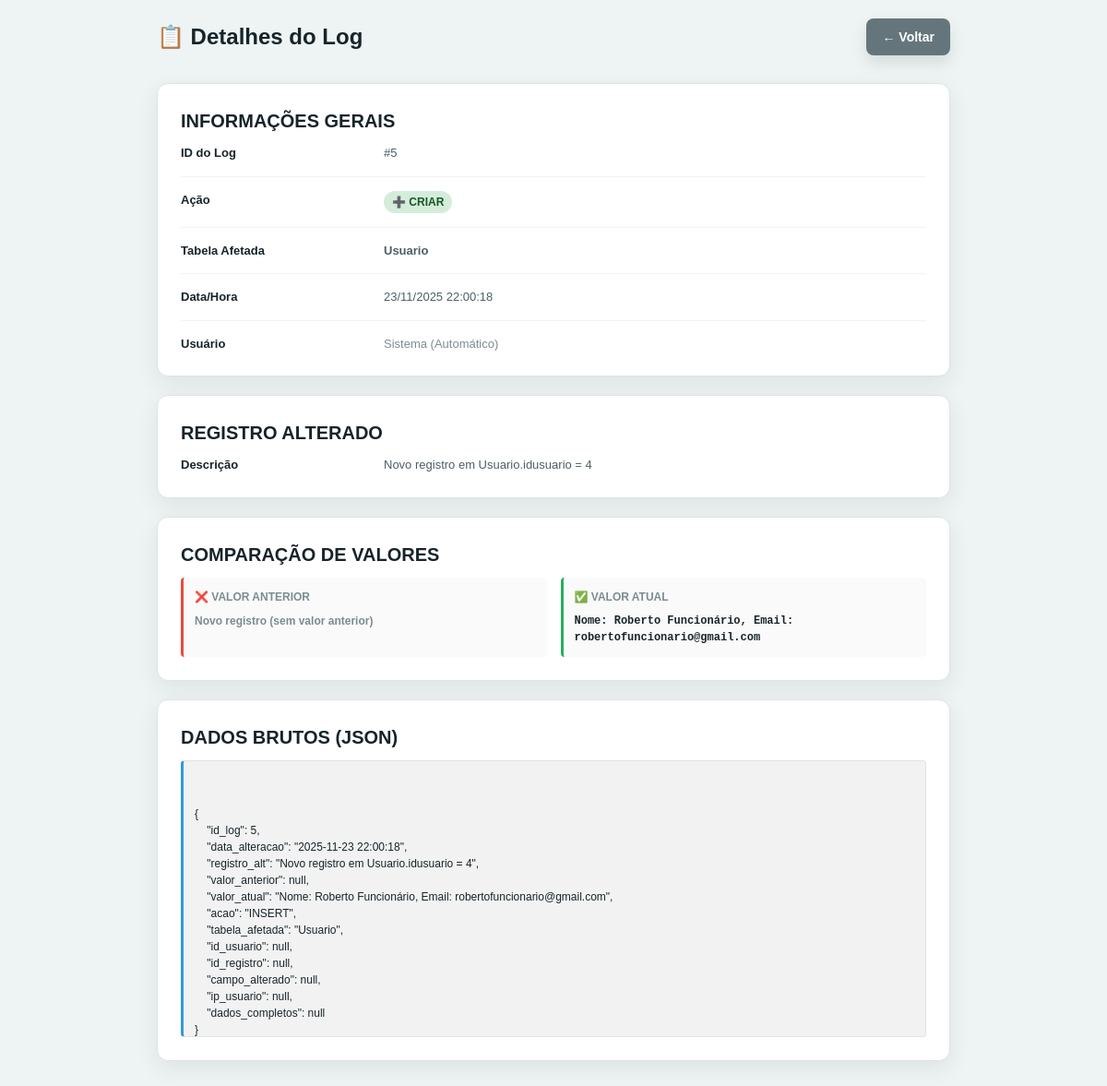
/logs.php?action=show&id=5 (signed in), run on the app's committed database.
### tables this page shows
CREATE TABLE IF NOT EXISTS `log` (
  `id_log` int(11) NOT NULL,
  `data_alteracao` datetime DEFAULT NULL,
  `registro_alt` varchar(255) DEFAULT NULL,
  `valor_anterior` longtext DEFAULT NULL,
  `valor_atual` longtext DEFAULT NULL,
  `acao` varchar(50) DEFAULT NULL,
  `tabela_afetada` varchar(100) DEFAULT NULL,
  `id_usuario` int(11) DEFAULT NULL,
  `id_registro` int(11) DEFAULT NULL,
  `campo_alterado` varchar(255) DEFAULT NULL,
  `ip_usuario` varchar(45) DEFAULT NULL,
  `dados_completos` longtext DEFAULT NULL
);

### app/Controllers/LogController.php (called while the page is built, shortened)
<?php
class LogController extends BaseController {
    private $logModel;
    public function __construct() {
        $this->logModel = new Log();
    }
    public function show() {
        $logId = $_GET['id'] ?? null;
        $log = $this->logModel->findById($logId);
        $usuario = null;
        $data = [
            'log' => $log,
            'usuario' => $usuario
        ];
        return view('logs/show', $data);
    }
}

### app/Config/Database.php (called while the page is built, shortened)
<?php
class Database {
    private static $host = 'localhost';
    private static $dbname = 'criancafeliz';
    private static $username = 'root';
    private static $password = '';
    private static $charset = 'utf8mb4';
    private static $pdo = null;
    public static function getConnection() {
        if (self::$pdo === null) {
            try {
                $host = getenv('DB_HOST') ?: self::$host;
                $port = getenv('DB_PORT') ?: null;
                $dbname = getenv('DB_NAME') ?: self::$dbname;
                $username = getenv('DB_USER') ?: self::$username;
                $password = getenv('DB_PASS') !== false ? getenv('DB_PASS') : self::$password;
                $charset = getenv('DB_CHARSET') ?: self::$charset;
                $dsn = "mysql:host=" . $host . ($port ? ";port=" . $port : "") . ";dbname=" . $dbname . ";charset=" . $charset;
                $options = [
                    PDO::ATTR_ERRMODE            => PDO::ERRMODE_EXCEPTION,
                    PDO::ATTR_DEFAULT_FETCH_MODE => PDO::FETCH_ASSOC,
                    PDO::ATTR_EMULATE_PREPARES   => false
                ];
                if (defined('Pdo\Mysql::ATTR_INIT_COMMAND')) {
                    $options[constant('Pdo\Mysql::ATTR_INIT_COMMAND')] = "SET NAMES utf8mb4";
                } elseif (defined('PDO::MYSQL_ATTR_INIT_COMMAND')) {
                    $options[constant('PDO::MYSQL_ATTR_INIT_COMMAND')] = "SET NAMES utf8mb4";
                }
                self::$pdo = new PDO($dsn, $username, $password, $options);
            } catch (PDOException $e) {
                error_log('❌ ERRO ao conectar ao banco: ' . $e->getMessage());
                throw new Exception('Erro ao conectar ao banco de dados: ' . $e->getMessage());
            }
        }
        return self::$pdo;
    }
}

### app/Models/BaseModel.php (called while the page is built, shortened)
<?php
abstract class BaseModel {
    protected $table;
    protected $primaryKey = 'id';
    protected $pdo;
    public function __construct($table, $primaryKey = 'id') {
        $this->table = $table;
        $this->primaryKey = $primaryKey;
        $this->pdo = Database::getConnection();
    }
    public function findById($id) {
        $stmt = $this->pdo->prepare("SELECT * FROM {$this->table} WHERE {$this->primaryKey} = ?");
        $stmt->execute([$id]);
        return $stmt->fetch();
    }
}

### app/Views/logs/show.php (the view, shortened to what this page needs)
<!DOCTYPE html>
<html lang="pt-BR">
<head>
    <link rel="stylesheet" href="css/style.css">
</head>
<body>
    <div class="log-detail-container">
        <div class="log-detail-header">
            <h1>📋 Detalhes do Log</h1>
            <a href="logs.php" class="btn-back">← Voltar</a>
        </div>
        <div class="log-detail-card">
            <div class="log-detail-section">
                <div class="log-detail-title">Informações Gerais</div>
                <div class="log-detail-row">
                    <div class="log-detail-label">ID do Log</div>
                    <div class="log-detail-value">#<?php echo $log['id_log']; ?></div>
                </div>
                <div class="log-detail-row">
                    <div class="log-detail-label">Ação</div>
                    <div class="log-detail-value">
                        <span class="badge <?php echo strtolower($log['acao']); ?>">
                            <?php
                            $acaoLabel = [
                                'INSERT' => '➕ Criar',
                                'UPDATE' => '✏️ Editar',
                                'DELETE' => '🗑️ Deletar'
                            ];
                            echo $acaoLabel[$log['acao']] ?? $log['acao'];
                            ?>
                        </span>
                    </div>
                </div>
                <div class="log-detail-row">
                    <div class="log-detail-label">Tabela Afetada</div>
                    <div class="log-detail-value">
                        <strong><?php echo htmlspecialchars($log['tabela_afetada']); ?></strong>
                    </div>
                </div>
                <div class="log-detail-row">
                    <div class="log-detail-label">Data/Hora</div>
                    <div class="log-detail-value">
                        <?php echo date('d/m/Y H:i:s', strtotime($log['data_alteracao'])); ?>
                    </div>
                </div>
                <div class="log-detail-row">
                    <div class="log-detail-label">Usuário</div>
                    <div class="log-detail-value">
                        <?php
                        if ($usuario) {
                            echo htmlspecialchars($usuario['nome']) . ' (' . htmlspecialchars($usuario['email']) . ')';
                        } else {
                            echo '<span style="color: var(--text-muted);">Sistema (Automático)</span>';
                        }
                        ?>
                    </div>
                </div>
            </div>
        </div>
        <div class="log-detail-card">
            <div class="log-detail-section">
                <div class="log-detail-title">Registro Alterado</div>
                <div class="log-detail-row">
                    <div class="log-detail-label">Descrição</div>
                    <div class="log-detail-value">
                        <?php echo htmlspecialchars($log['registro_alt']); ?>
                    </div>
                </div>
            </div>
        </div>
        <?php if ($log['valor_anterior'] || $log['valor_atual']): ?>
            <div class="log-detail-card">
                <div class="log-detail-section">
                    <div class="log-detail-title">Comparação de Valores</div>
                    <div class="comparison">
                        <div class="comparison-item comparison-old">
                            <div class="comparison-label">❌ Valor Anterior</div>
                            <div class="comparison-value">
                                <?php
                                if ($log['valor_anterior']) {
                                    echo htmlspecialchars($log['valor_anterior']);
                                } else {
                                    echo '<span style="color: var(--text-muted);">Novo registro (sem valor anterior)</span>';
                                }
                                ?>
                            </div>
                        </div>
                        <div class="comparison-item comparison-new">
                            <div class="comparison-label">✅ Valor Atual</div>
                            <div class="comparison-value">
                                <?php
                                if ($log['valor_atual']) {
                                    echo htmlspecialchars($log['valor_atual']);
                                } else {
                                    echo '<span style="color: var(--text-muted);">Registro deletado</span>';
                                }
                                ?>
                            </div>
                        </div>
                    </div>
                </div>
            </div>
        <?php endif; ?>
        <div class="log-detail-card">
            <div class="log-detail-section">
                <div class="log-detail-title">Dados Brutos (JSON)</div>
                <div class="code-block">
                    <pre><?php echo json_encode($log, JSON_PRETTY_PRINT | JSON_UNESCAPED_UNICODE); ?></pre>
                </div>
            </div>
        </div>
    </div>
</body>
</html>

### app/Views/logs/show.php (style rules this page uses)
.log-detail-container { max-width: 900px; margin: 0 auto; padding: 20px; }
.log-detail-header { display: flex; justify-content: space-between; align-items: center; margin-bottom: 30px; flex-wrap: wrap; gap: 15px; }
.log-detail-header h1 { font-size: 24px; color: var(--text-primary); margin: 0; }
.btn-back { background: #95a5a6; color: white; padding: 10px 20px; border: none; border-radius: 6px; cursor: pointer; text-decoration: none; display: inline-block; transition: background 0.3s; }
.log-detail-card { background: var(--card-bg); border-radius: 8px; padding: 25px; box-shadow: 0 2px 8px rgba(0, 0, 0, 0.1); margin-bottom: 20px; }
.log-detail-section { margin-bottom: 25px; }
.log-detail-section:last-child { margin-bottom: 0; }
.log-detail-title { font-size: 14px; color: var(--text-muted); text-transform: uppercase; margin-bottom: 10px; font-weight: 600; }
.log-detail-row { display: grid; grid-template-columns: 200px 1fr; gap: 20px; margin-bottom: 15px; padding-bottom: 15px; border-bottom: 1px solid rgba(0, 0, 0, 0.05); }
.log-detail-row:last-child { border-bottom: none; margin-bottom: 0; padding-bottom: 0; }
.log-detail-label { font-weight: 600; color: var(--text-primary); font-size: 13px; }
.log-detail-value { color: var(--text-secondary); font-size: 13px; word-break: break-word; }
.badge { display: inline-block; padding: 6px 12px; border-radius: 4px; font-size: 12px; font-weight: 600; text-transform: uppercase; }
.badge.insert { background: #d4edda; color: #155724; }
.code-block { background: rgba(0, 0, 0, 0.05); border-left: 3px solid #3498db; padding: 12px; border-radius: 4px; font-family: 'Courier New', monospace; font-size: 12px; overflow-x: auto; max-height: 300px; overflow-y: auto; }
.comparison { display: grid; grid-template-columns: 1fr 1fr; gap: 15px; margin-top: 10px; }
.comparison-item { background: rgba(0, 0, 0, 0.02); padding: 12px; border-radius: 4px; }
.comparison-label { font-size: 11px; color: var(--text-muted); text-transform: uppercase; margin-bottom: 8px; font-weight: 600; }
.comparison-value { font-family: 'Courier New', monospace; font-size: 12px; color: var(--text-primary); word-break: break-word; max-height: 200px; overflow-y: auto; }
.comparison-old { border-left: 3px solid #e74c3c; }
.comparison-new { border-left: 3px solid #27ae60; }

### data on the page
log: id_log "5", acao "➕ CRIAR", tabela_afetada "Usuario", data_alteracao "23/11/2025 22:00:18", registro_alt "Novo registro em Usuario.idusuario = 4", valor_atual "Nome: Roberto Funcionário, Email: robertofuncionario@gmail.com"
